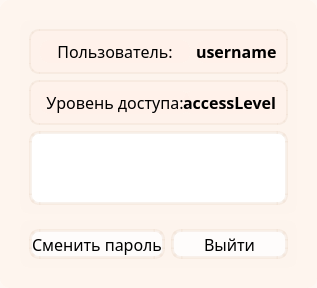
<?xml version="1.0" encoding="UTF-8"?>
<ui version="4.0">
 <class>AboutUserForm</class>
 <widget class="QWidget" name="AboutUserForm">
  <property name="geometry">
   <rect>
    <x>0</x>
    <y>0</y>
    <width>317</width>
    <height>279</height>
   </rect>
  </property>
  <property name="windowTitle">
   <string>Form</string>
  </property>
  <property name="styleSheet">
   <string notr="true">background-color: rgba(254, 244, 236, 180);
border-radius: 10px;</string>
  </property>
  <layout class="QHBoxLayout" name="horizontalLayout_4">
   <item>
    <widget class="QFrame" name="frame">
     <property name="styleSheet">
      <string notr="true">background-color:none;</string>
     </property>
     <layout class="QVBoxLayout" name="verticalLayout">
      <item>
       <widget class="QFrame" name="frame_4">
        <property name="styleSheet">
         <string notr="true">background-color: rgba(254, 244, 236, 180);
border-radius: 10px;</string>
        </property>
        <property name="frameShape">
         <enum>QFrame::StyledPanel</enum>
        </property>
        <property name="frameShadow">
         <enum>QFrame::Raised</enum>
        </property>
        <layout class="QVBoxLayout" name="verticalLayout_2">
         <item>
          <widget class="QFrame" name="frame_2">
           <property name="styleSheet">
            <string notr="true">background-color: rgba(254, 238, 229, 80);
border: 2px solid rgba(236, 218, 204, 90);
border-radius: 10px;</string>
           </property>
           <property name="frameShape">
            <enum>QFrame::StyledPanel</enum>
           </property>
           <property name="frameShadow">
            <enum>QFrame::Raised</enum>
           </property>
           <layout class="QHBoxLayout" name="horizontalLayout">
            <item>
             <widget class="QLabel" name="label_user">
              <property name="minimumSize">
               <size>
                <width>150</width>
                <height>0</height>
               </size>
              </property>
              <property name="maximumSize">
               <size>
                <width>150</width>
                <height>16777215</height>
               </size>
              </property>
              <property name="font">
               <font>
                <family>Century Gothic</family>
                <pointsize>12</pointsize>
               </font>
              </property>
              <property name="styleSheet">
               <string notr="true">background-color: rgba(254, 238, 229, 80);
border: none</string>
              </property>
              <property name="text">
               <string>Пользователь:</string>
              </property>
              <property name="alignment">
               <set>Qt::AlignCenter</set>
              </property>
             </widget>
            </item>
            <item>
             <widget class="QLabel" name="label_user_val">
              <property name="font">
               <font>
                <family>Century Gothic</family>
                <pointsize>12</pointsize>
                <bold>true</bold>
               </font>
              </property>
              <property name="styleSheet">
               <string notr="true">background-color: rgba(254, 238, 229, 80);
border: none</string>
              </property>
              <property name="text">
               <string>username</string>
              </property>
              <property name="alignment">
               <set>Qt::AlignLeading|Qt::AlignLeft|Qt::AlignVCenter</set>
              </property>
             </widget>
            </item>
           </layout>
          </widget>
         </item>
         <item>
          <widget class="QFrame" name="frame_3">
           <property name="minimumSize">
            <size>
             <width>100</width>
             <height>0</height>
            </size>
           </property>
           <property name="styleSheet">
            <string notr="true">background-color: rgba(254, 238, 229, 80);
border: 2px solid rgba(236, 218, 204, 90);
border-radius: 10px;</string>
           </property>
           <property name="frameShape">
            <enum>QFrame::StyledPanel</enum>
           </property>
           <property name="frameShadow">
            <enum>QFrame::Raised</enum>
           </property>
           <layout class="QHBoxLayout" name="horizontalLayout_2">
            <item>
             <widget class="QLabel" name="label_level">
              <property name="minimumSize">
               <size>
                <width>150</width>
                <height>0</height>
               </size>
              </property>
              <property name="maximumSize">
               <size>
                <width>150</width>
                <height>16777215</height>
               </size>
              </property>
              <property name="font">
               <font>
                <family>Century Gothic</family>
                <pointsize>12</pointsize>
               </font>
              </property>
              <property name="styleSheet">
               <string notr="true">background-color: rgba(254, 238, 229, 80);
border: none</string>
              </property>
              <property name="text">
               <string>Уровень доступа:</string>
              </property>
              <property name="alignment">
               <set>Qt::AlignCenter</set>
              </property>
             </widget>
            </item>
            <item>
             <widget class="QLabel" name="label_level_val">
              <property name="font">
               <font>
                <family>Century Gothic</family>
                <pointsize>12</pointsize>
                <bold>true</bold>
               </font>
              </property>
              <property name="styleSheet">
               <string notr="true">background-color: rgba(254, 238, 229, 80);
border: none</string>
              </property>
              <property name="text">
               <string>accessLevel</string>
              </property>
             </widget>
            </item>
           </layout>
          </widget>
         </item>
         <item>
          <widget class="QListWidget" name="listWidget_services">
           <property name="styleSheet">
            <string notr="true">background-color: white;
border: 3px solid rgba(236, 218, 204, 90);
border-radius: 10px;</string>
           </property>
          </widget>
         </item>
        </layout>
       </widget>
      </item>
      <item>
       <widget class="QFrame" name="frame_5">
        <property name="styleSheet">
         <string notr="true">background-color: rgba(254, 244, 236, 180);
border-radius: 10px;</string>
        </property>
        <property name="frameShape">
         <enum>QFrame::StyledPanel</enum>
        </property>
        <property name="frameShadow">
         <enum>QFrame::Raised</enum>
        </property>
        <layout class="QHBoxLayout" name="horizontalLayout_3">
         <item>
          <widget class="QPushButton" name="pushButton_change_pass">
           <property name="minimumSize">
            <size>
             <width>0</width>
             <height>30</height>
            </size>
           </property>
           <property name="font">
            <font>
             <family>Century Gothic</family>
             <pointsize>12</pointsize>
            </font>
           </property>
           <property name="styleSheet">
            <string notr="true">QPushButton {
background-color: rgba(255, 255, 255, 200);
border: 3px solid rgba(236, 218, 204, 90);
border-radius: 10px;
}
QPushButton:hover {
background-color: rgba(236, 218, 204, 90);
}
QPushButton:pressed {
background-color: rgba(236, 218, 204, 150);
}</string>
           </property>
           <property name="text">
            <string>Сменить пароль</string>
           </property>
          </widget>
         </item>
         <item>
          <widget class="QPushButton" name="pushButton_exit">
           <property name="minimumSize">
            <size>
             <width>0</width>
             <height>30</height>
            </size>
           </property>
           <property name="font">
            <font>
             <family>Century Gothic</family>
             <pointsize>12</pointsize>
            </font>
           </property>
           <property name="styleSheet">
            <string notr="true">QPushButton {
background-color: rgba(255, 255, 255, 200);
border: 3px solid rgba(236, 218, 204, 90);
border-radius: 10px;
}
QPushButton:hover {
background-color: rgba(236, 218, 204, 90);
}
QPushButton:pressed {
background-color: rgba(236, 218, 204, 150);
}</string>
           </property>
           <property name="text">
            <string>Выйти</string>
           </property>
          </widget>
         </item>
        </layout>
       </widget>
      </item>
     </layout>
    </widget>
   </item>
  </layout>
 </widget>
 <resources/>
 <connections/>
</ui>
